Frame 1 (no input): blank canvas, image omitted
Frame 60 (the mouse pressed at the canvas centre just before this capture): blank canvas, image omitted
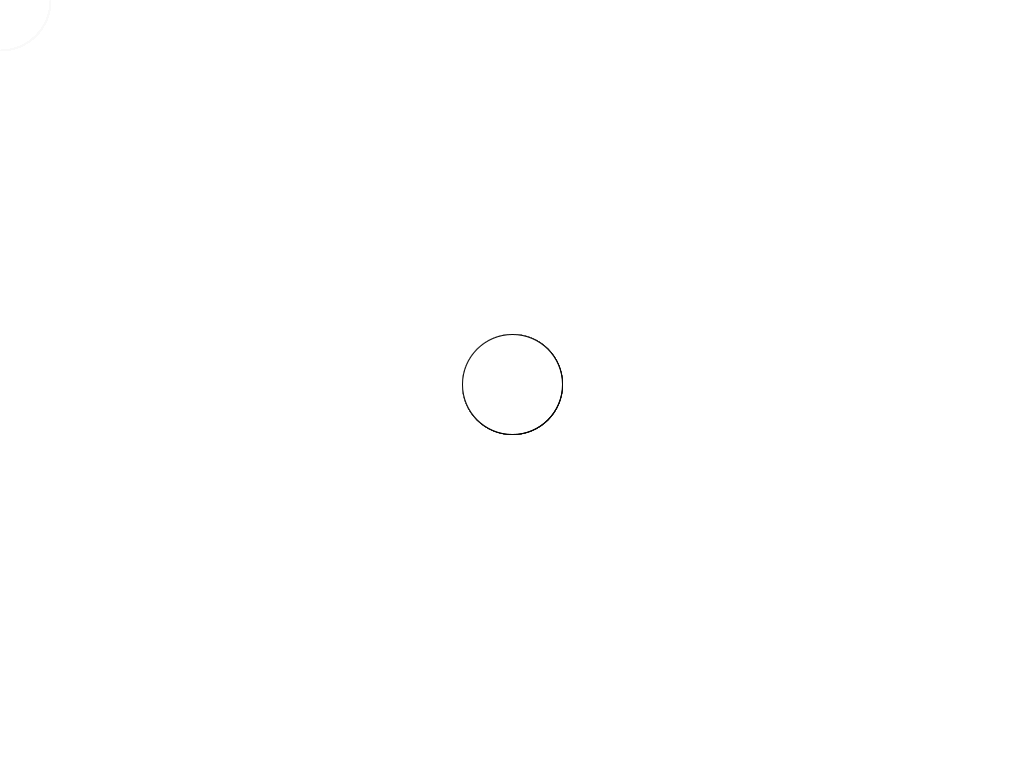
Frame 120 (the mouse held since frame 60 and released just before this capture)

The Processing sketch whose frames 1 and 60 were blank and that drew this single picture after the mouse press (run headless with seeded random() and noise(); from frame 60 on, the mouse is pressed at the canvas centre):

// Processing sketch: SlowlyFadingBackground
// ── SlowlyFadingBackground.pde
void setup() {
  size(1024, 768);
  fill(255);
  stroke(0);
  background(255);
}

void draw() {
  fill(255, 20);
  noStroke();
  rect(0, 0, width, height);

  fill(255);
  stroke(0);
  circle(mouseX, mouseY, 100);
}
